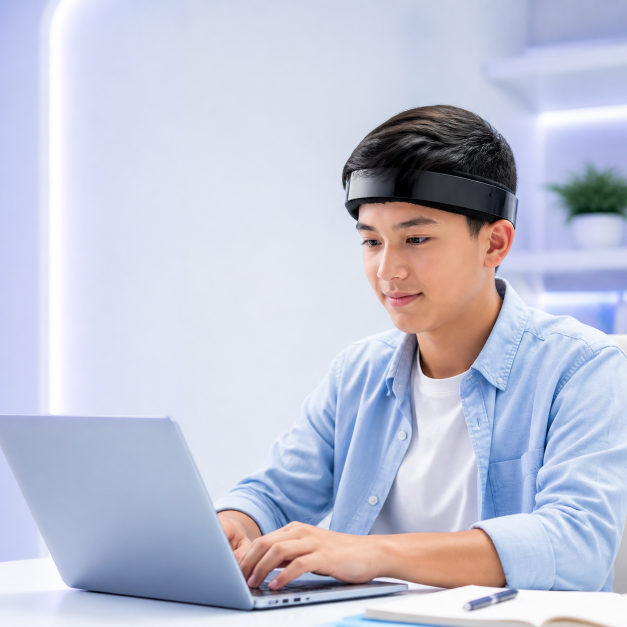
#> input picture deliverables/iui-instagram/assets/student.png, 1254 x 1254 px (shown at 1/2 size)
$ python build_posts.py
#> lines starting #> are read from the running program, lines starting #| are printed output that depends on the picture; after the words box and inside, x2 and y2 are one past the last pixel; in counts of white or black regions, pixels touching at a corner belong together
from PIL import Image, ImageDraw, ImageFont, ImageFilter
from pathlib import Path
import textwrap

ROOT=Path(__file__).parent
ASSETS=ROOT/'assets'
OUT=ROOT/'posts'
OUT.mkdir(exist_ok=True)
W=H=1080
INK=(23,29,47); MUTED=(105,114,132); PURPLE=(101,88,211); BLUE=(44,167,214)
FONT='/Library/Fonts/SF-Pro-Display-Regular.otf'
BOLD='/Library/Fonts/SF-Pro-Display-Bold.otf'
if not Path(FONT).exists(): FONT='/System/Library/Fonts/SFNS.ttf'
if not Path(BOLD).exists(): BOLD=FONT

def font(size,bold=False): return ImageFont.truetype(BOLD if bold else FONT,size)
def gradient(a=(255,255,255),b=(242,244,255)):
#> called with a = (255, 255, 255), b = (242, 244, 255)
    im=Image.new('RGB',(W,H)); p=im.load()
#> after `im = Image.new('RGB', (W, H))`: im: PIL image 1080x1080 RGB; every value is 0
    for y in range(H):
        t=y/(H-1)
        for x in range(W):
            u=(x/W*.28+t*.72)
            p[x,y]=tuple(int(a[i]*(1-u)+b[i]*u) for i in range(3))
    return im
def cover(path,box):
    im=Image.open(path).convert('RGB'); x0,y0,x1,y1=box; bw,bh=x1-x0,y1-y0
    scale=max(bw/im.width,bh/im.height); im=im.resize((int(im.width*scale),int(im.height*scale)),Image.Resampling.LANCZOS)
    left=(im.width-bw)//2; top=(im.height-bh)//2
    return im.crop((left,top,left+bw,top+bh))
def rounded_photo(canvas,path,box,r=52):
    ph=cover(path,box); mask=Image.new('L',ph.size); ImageDraw.Draw(mask).rounded_rectangle((0,0,*ph.size),r,fill=255)
    canvas.paste(ph,(box[0],box[1]),mask)
def wrap(draw,text,xy,width,size,color=INK,bold=False,spacing=6):
    f=font(size,bold); words=text.split(); lines=[]; line=''
    for word in words:
        test=(line+' '+word).strip()
        if draw.textbbox((0,0),test,font=f)[2]<=width: line=test
        else: lines.append(line); line=word
    if line: lines.append(line)
    draw.multiline_text(xy,'\n'.join(lines),font=f,fill=color,spacing=spacing)
    return len(lines)*(size+spacing)
def brand(canvas,dark=False):
    logo=Image.open(ROOT.parent.parent/'public/brand/iui-neural-mark.png').convert('RGBA').resize((54,54),Image.Resampling.LANCZOS)
    canvas.alpha_composite(logo,(58,48)); d=ImageDraw.Draw(canvas); c=(255,255,255) if dark else INK
    d.text((124,55),'IUI',font=font(26,True),fill=c); d.text((124,84),'TECHNOLOGY',font=font(10,True),fill=(210,215,230) if dark else MUTED)
def pill(d,xy,text):
    f=font(16,True); box=d.textbbox((0,0),text,font=f); w=box[2]+34
    d.rounded_rectangle((xy[0],xy[1],xy[0]+w,xy[1]+42),21,fill=(244,242,255)); d.text((xy[0]+17,xy[1]+11),text,font=f,fill=PURPLE)
def footer(d,num):
    d.text((58,1024),'iui.technology',font=font(16,True),fill=MUTED); d.text((975,1024),f'{num:02d}',font=font(16,True),fill=MUTED)
def save(im,n):
    p=OUT/f'iui-post-{n:02d}.png'; im.convert('RGB').save(p,quality=96); return p

posts=[]

# 1 — hero
im=gradient().convert('RGBA'); rounded_photo(im,ASSETS/'student.png',(420,78,1035,970),60); d=ImageDraw.Draw(im); brand(im); pill(d,(58,168),'NEUROLEARNING')
#> after `im = gradient().convert('RGBA')`:
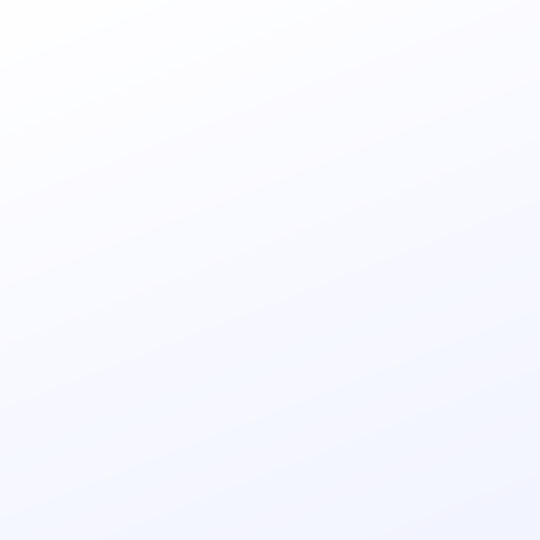
#> im: PIL image 1080x1080 RGBA (shown at 1/2 size); mean R, G, B, A 248, 249, 255, 255
#> in cover, im is the input picture: PIL image 1254x1254 RGB; mean R, G, B 191.9, 195.7, 214
#> in cover, `im = im.resize((int(im.width * scale), int(im.height * scale)), Image.`:
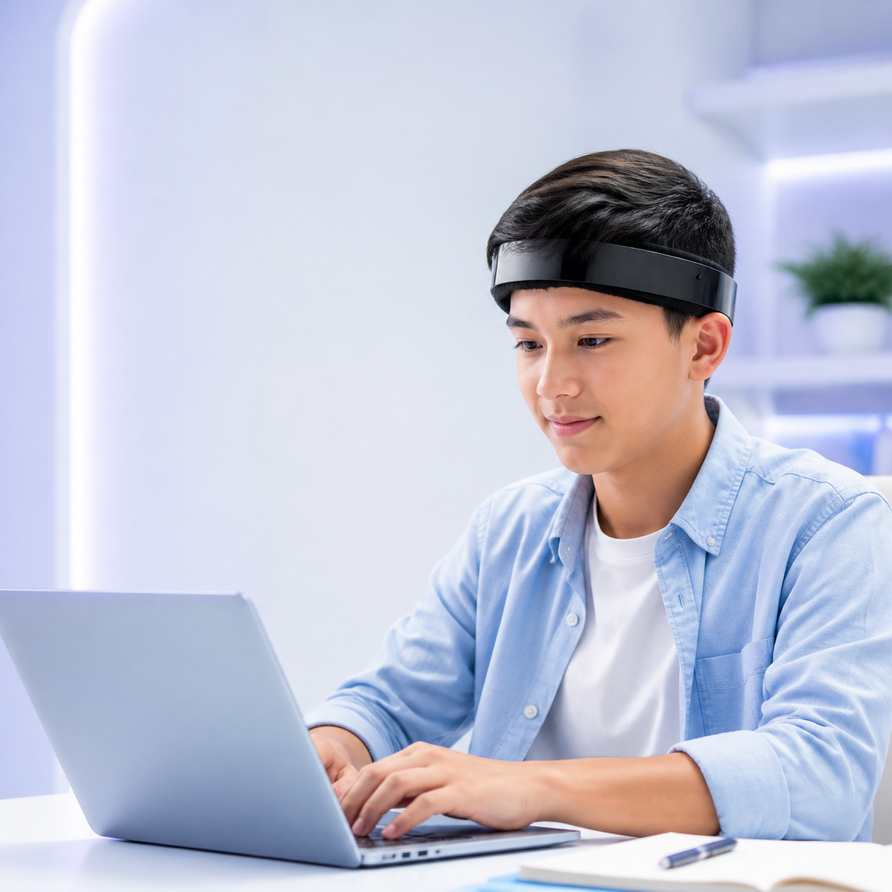
#> im: PIL image 892x892 RGB; mean R, G, B 191.9, 195.7, 214
#> in cover, `return im.crop((left,top,left+bw,top+bh))`:
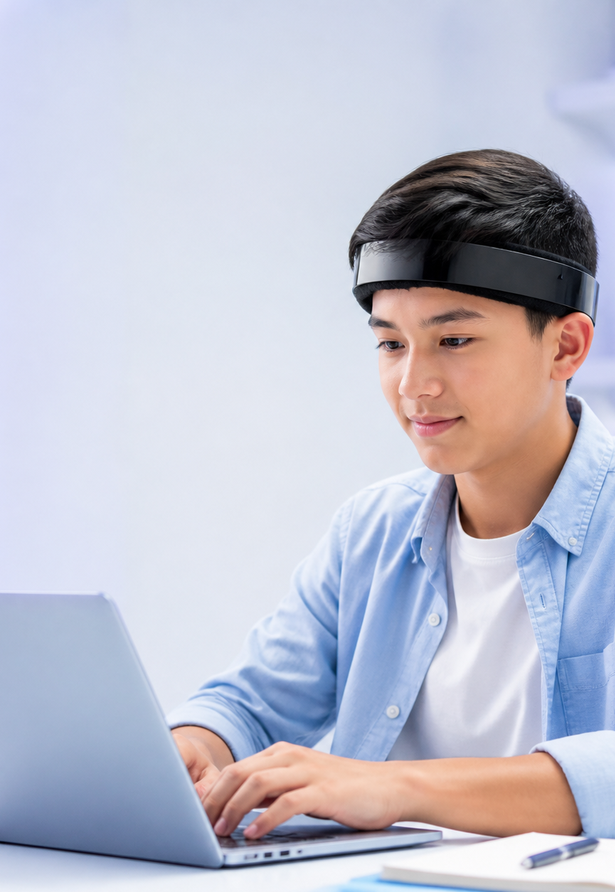
#> returned value: PIL image 615x892 RGB; mean R, G, B 190.1, 191.3, 205.9
#> in rounded_photo, `mask = Image.new('L', ph.size)`: mask: PIL image 615x892 L; every value is 0
#> in rounded_photo, `ImageDraw.Draw(mask).rounded_rectangle((0, 0, *ph.size), r, fill=255)`:
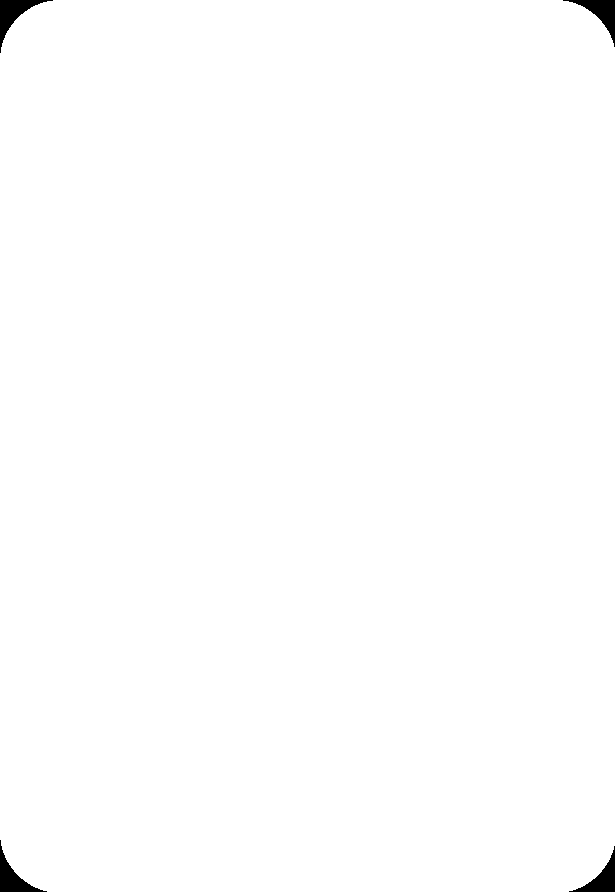
#> mask: PIL image 615x892 L; 99.5% white; 4 black regions, box (x1, y1, x2, y2) and area: (0, 0, 53, 53) 786, (563, 0, 615, 47) 733, (0, 840, 47, 892) 733, (569, 846, 615, 892) 681
#> in rounded_photo, `canvas.paste(ph,(box[0],box[1]),mask)`:
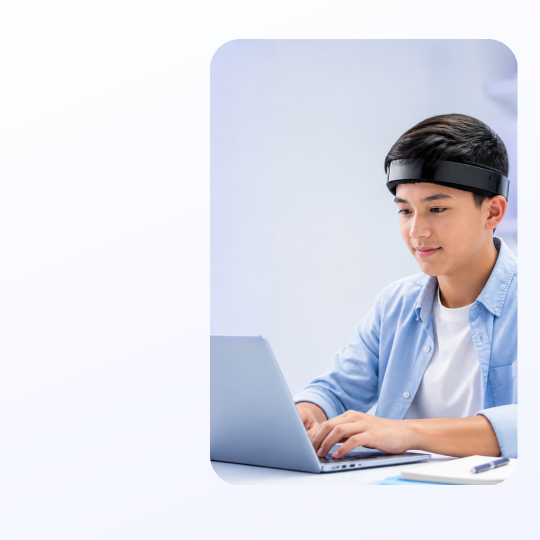
#> canvas: PIL image 1080x1080 RGBA (shown at 1/2 size); mean R, G, B, A 221.1, 222.2, 232, 255
#> (the run stopped early here; a loop or call above may not have finished)
